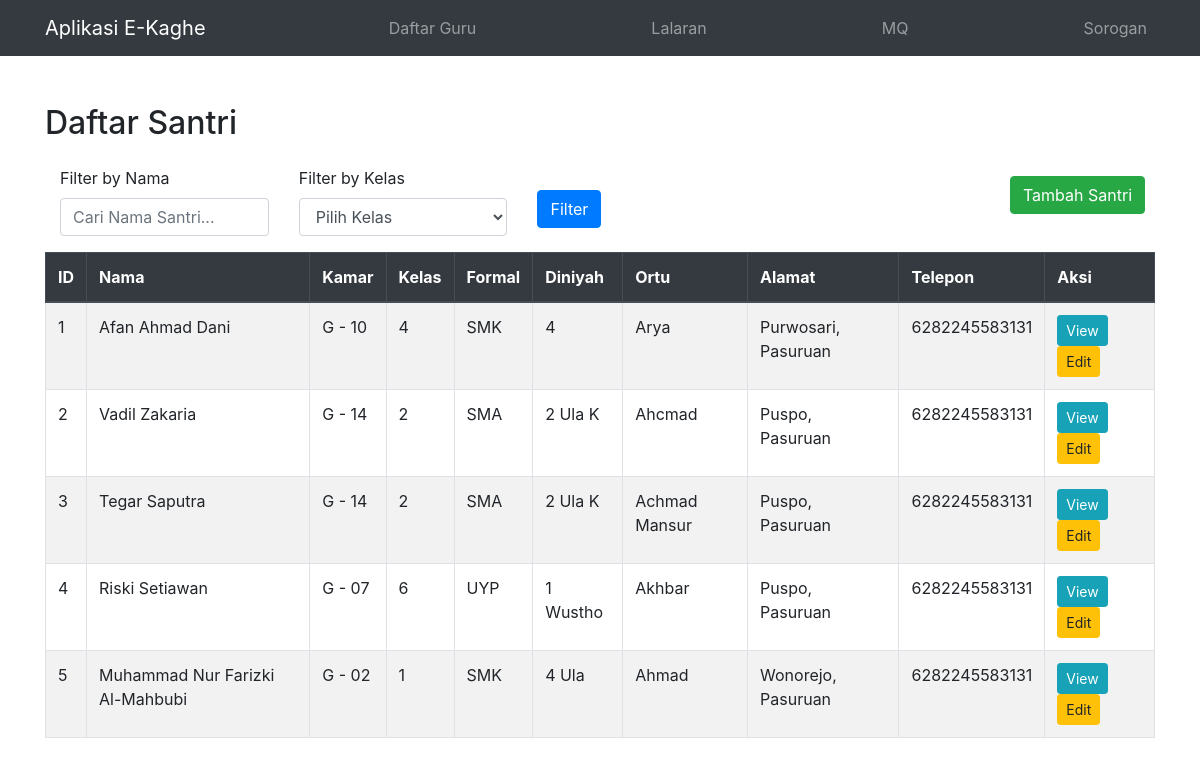
The page / on the database its author committed.
### tables this page shows
CREATE TABLE `daftar_santri` (
  `id` int(11) NOT NULL,
  `nama` varchar(255) NOT NULL,
  `kamar` varchar(25) NOT NULL,
  `kelas` varchar(25) NOT NULL,
  `formal` varchar(25) NOT NULL,
  `diniyah` varchar(25) NOT NULL,
  `ortu` varchar(25) NOT NULL,
  `alamat` text NOT NULL,
  `telepon` varchar(25) NOT NULL,
  `guru` varchar(11) NOT NULL
);

### index.php (the view, shortened to what this page needs)
<?php
include 'header.php';
include 'db.php';
$sql = "SELECT * FROM daftar_santri WHERE 1=1";
$result = $conn->query($sql);
?>
<div class="container mt-5">
    <h2 class="mb-4">Daftar Santri</h2>
    <div class="mb-3">
        <div style="float: right; padding:10px;">
            <a href="addsantri.php" class="btn btn-success">Tambah Santri</a>
        </div>
        <form method="GET" class="mb-3">
            <div class="row">
                <div class="col-md-3">
                    <label for="filter_nama">Filter by Nama</label>
                    <input type="text" name="filter_nama" id="filter_nama" class="form-control" placeholder="Cari Nama Santri..." value="<?php echo isset($_GET['filter_nama']) ? htmlspecialchars($_GET['filter_nama']) : ''; ?>">
                </div>
                <div class="col-md-3">
                    <label for="filter_kelas">Filter by Kelas</label>
                    <select name="filter_kelas" id="filter_kelas" class="form-control">
                        <option value="">Pilih Kelas</option>
                    </select>
                </div>
                <div class="col-md-3 mt-4">
                    <button type="submit" class="btn btn-primary">Filter</button>
                </div>
            </div>
        </form>
        <?php
        if ($result->num_rows > 0) {
            echo '<table class="table table-bordered table-striped">';
            echo '<thead class="thead-dark">';
            echo '<tr>';
            echo '<th>ID</th>';
            echo '<th>Nama</th>';
            echo '<th>Kamar</th>';
            echo '<th>Kelas</th>';
            echo '<th>Formal</th>';
            echo '<th>Diniyah</th>';
            echo '<th>Ortu</th>';
            echo '<th>Alamat</th>';
            echo '<th>Telepon</th>';
            echo '<th>Aksi</th>';
            echo '</tr>';
            echo '</thead>';
            echo '<tbody>';
            $n = 0;
            while ($row = $result->fetch_assoc()) {
                $n++;
                echo '<tr>';
                echo '<td>' . $n . '</td>';
                echo '<td>' . htmlspecialchars($row["nama"]) . '</td>';
                echo '<td>' . htmlspecialchars($row["kamar"]) . '</td>';
                echo '<td>' . htmlspecialchars($row["kelas"]) . '</td>';
                echo '<td>' . htmlspecialchars($row["formal"]) . '</td>';
                echo '<td>' . htmlspecialchars($row["diniyah"]) . '</td>';
                echo '<td>' . htmlspecialchars($row["ortu"]) . '</td>';
                echo '<td>' . htmlspecialchars($row["alamat"]) . '</td>';
                echo '<td>' . htmlspecialchars($row["telepon"]) . '</td>';
                echo '<td>';
                echo '<a href="kartu.php?id=' . $row["id"] . '" class="btn btn-info btn-sm mr-2">View</a>';
                echo '<a href="edit.php?id=' . $row["id"] . '" class="btn btn-warning btn-sm">Edit</a>';
                echo '</td>';
                echo '</tr>';
            }
            echo '</tbody>';
            echo '</table>';
        } else {
            echo '<p class="alert alert-warning">Tidak ada data.</p>';
        }
        ?>
    </div>
</div>
<?php
include 'footer.php';
?>

### rows shown on the page
daftar_santri: nama "Afan Ahmad Dani", kamar "G - 10", kelas "4", formal "SMK", diniyah "4", ortu "Arya", alamat "Purwosari, Pasuruan", telepon "6282245583131"
daftar_santri: nama "Vadil Zakaria", kamar "G - 14", kelas "2", formal "SMA", diniyah "2 Ula K", ortu "Ahcmad", alamat "Puspo, Pasuruan", telepon "6282245583131"
daftar_santri: nama "Tegar Saputra", kamar "G - 14", kelas "2", formal "SMA", diniyah "2 Ula K", ortu "Achmad Mansur", alamat "Puspo, Pasuruan", telepon "6282245583131"
daftar_santri: nama "Riski Setiawan", kamar "G - 07", kelas "6", formal "UYP", diniyah "1 Wustho", ortu "Akhbar", alamat "Puspo, Pasuruan", telepon "6282245583131"
daftar_santri: nama "Muhammad Nur Farizki Al-Mahbubi", kamar "G - 02", kelas "1", formal "SMK", diniyah "4 Ula", ortu "Ahmad", alamat "Wonorejo, Pasuruan", telepon "6282245583131"
